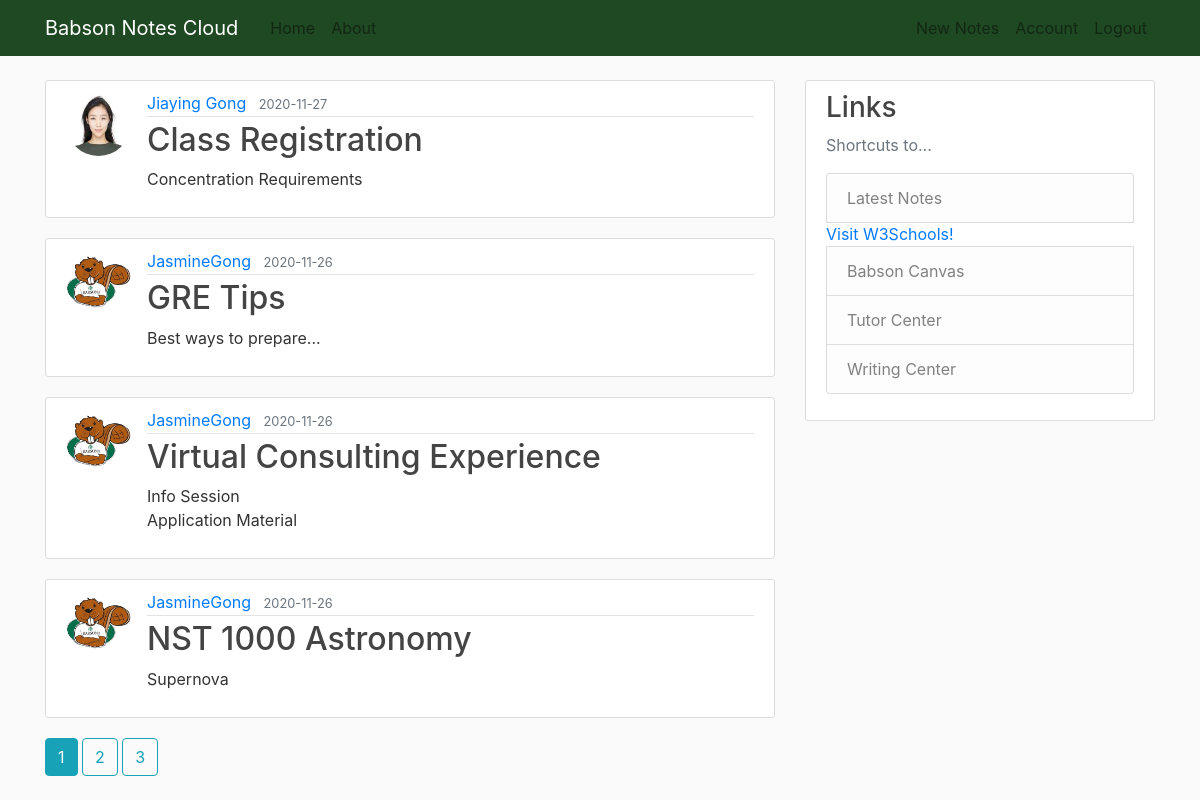
Screenshot of /home (signed in) with the database file from the repository.
### app/models.py (models this page shows, shortened)
class Post(db.Model):
    id = db.Column(db.Integer, primary_key=True)
    title = db.Column(db.String(125), nullable=False)
    date_posted = db.Column(db.DateTime, nullable=False, default=datetime.utcnow)
    content = db.Column(db.Text, nullable=False)
    user_id = db.Column(db.Integer, db.ForeignKey("user.id"), nullable=False)

class User(db.Model, UserMixin):
    id = db.Column(db.Integer, primary_key=True)
    username = db.Column(db.String(25), unique=True, nullable=False)
    email = db.Column(db.String(125), unique=True, nullable=False)
    image_file = db.Column(db.String(20), nullable=False, default="default.jpg")
    password = db.Column(db.String(60), nullable=False)
    post = db.relationship("Post", backref="author", lazy=True)

### app/main/routes.py (the view)
@main.route("/")
@main.route("/home")
def home():
    page = request.args.get("page", 1, type=int)
    posts = Post.query.order_by(Post.date_posted.desc()).paginate(page=page, per_page=4)
    return render_template("home.html", posts=posts)

### app/models.py (called while the page is built)
@login_manager.user_loader
def load_user(user_id):
    return User.query.get(int(user_id))

### app/templates/home.html
{% extends "layout.html" %}
{%  block content %}
{% for post in posts.items %}
<article class="media content-section">
    <img class="rounded-circle article-img"
        src="{{ url_for('static', filename='profile_pics/' + post.author.image_file) }}">
    <div class="media-body">
        <div class="article-metadata">
            <a class="mr-2"
                href="{{url_for('users.user_posts',username=post.author.username)}}">{{ post.author.username }}</a>
            <small class="text-muted">{{ post.date_posted.strftime('%Y-%m-%d') }}</small>
        </div>
        <h2><a class="article-title" href="{{url_for('posts.post',post_id=post.id)}}">{{ post.title }}</a></h2>
        <p class="article-content">{{ post.content }}</p>
    </div>
</article>
{% endfor %}
{% for page_num in posts.iter_pages(left_edge=1,right_edge=3, left_current=1, right_current=2) %}
{% if page_num %}
{% if posts.page==page_num %}
<a class="btn btn-info mb-4" href="{{url_for('main.home',page=page_num)}}">{{page_num}}</a>
{% else %}
<a class="btn btn-outline-info mb-4" href="{{url_for('main.home',page=page_num)}}">{{page_num}}</a>
{% endif%}
{% else %}
...
{% endif%}
{% endfor %}
{%  endblock content %}

### app/static/main.css (style rules this page uses)
body { background: #fafafa; color: #333333; margin-top: 5rem; }
h1, h2, h3, h4, h5, h6 { color: #444444; }
.content-section { background: #ffffff; padding: 10px 20px; border: 1px solid #dddddd; border-radius: 3px; margin-bottom: 20px; }
.article-title { color: #444444; }
.article-content { white-space: pre-line; }
.article-img { height: 65px; width: 65px; margin-right: 16px; }
.article-metadata { padding-bottom: 1px; margin-bottom: 4px; border-bottom: 1px solid #e3e3e3 }

### rows the page displays
Post: image_file (picture), author.username "Jiaying Gong", date_posted "2020-11-27", title "Class Registration", content "Concentration Requirements"
Post: image_file (placeholder picture), author.username "JasmineGong", date_posted "2020-11-26", title "GRE Tips", content "Best ways to prepare..."
Post: image_file (placeholder picture), author.username "JasmineGong", date_posted "2020-11-26", title "Virtual Consulting Experience", content "Info Session Application Material"
Post: image_file (placeholder picture), author.username "JasmineGong", date_posted "2020-11-26", title "NST 1000 Astronomy", content "Supernova"

### other values shown
{{ page_num }} "1"
{{ page_num }} "2" "3"
